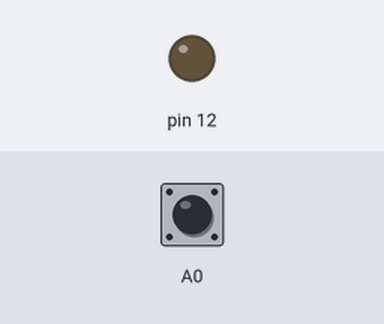
Simulated run of this sketch. Board: Arduino Uno, built with avr-gcc and run on an emulated ATmega328P. Shown: output pins drawn as LEDs (lit = HIGH). The inputs (shaded band) are chosen by the test bench; at power-on: A0 HIGH.

Above: at 1.2 s.
1.3 s: A0 pulled LOW for 0.15 s
At 1.37 s:
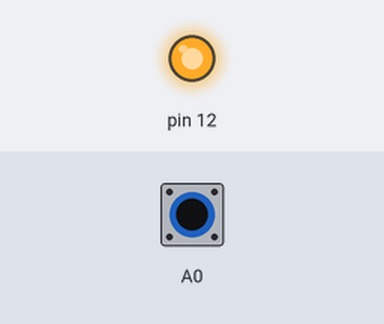
2.9 s: A0 pulled LOW for 3.2 s
At 7.3 s:
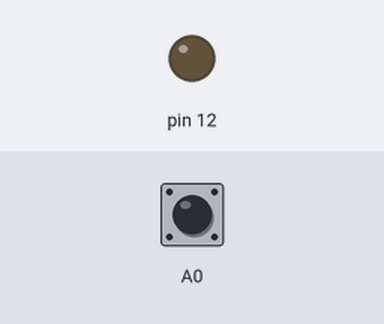
Timing chart, 0 to 8.8 s (numbered marks = the images above; inputs shaded):
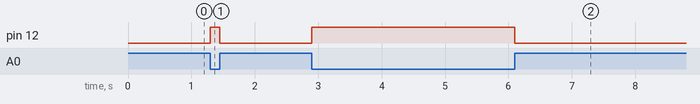

The sketch:

_2.4_1_.ino
```cpp
void setup() {
  // put your setup code here, to run once:
pinMode (A0, INPUT);
digitalWrite(A0,1);
pinMode (12, 1);
}

void loop() {
  // put your main code here, to run repeatedly:
if (digitalRead(A0)==LOW){
      digitalWrite(12,1);
}
else {
        digitalWrite(12,LOW);
}
}
```

Measured:
- after the input at 1.3 s, pin 12: LOW → HIGH at once, → LOW 0.15 s later
- after the input at 2.9 s, pin 12: LOW → HIGH at once, → LOW 3.2 s later
